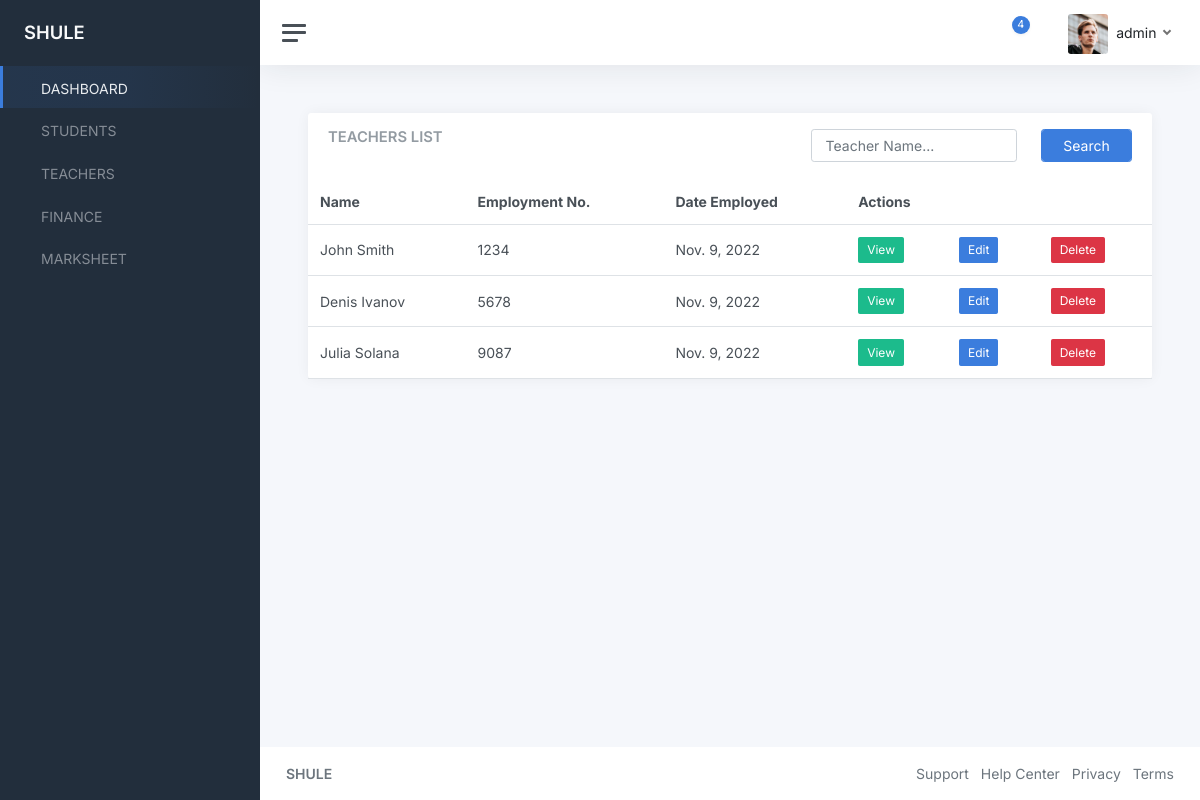
/teachers/ (signed in), run on the app's committed database.
### teachers/models.py (models this page shows, shortened)
class Teacher(models.Model):
    user = models.OneToOneField(User, on_delete=models.CASCADE)
    name = models.CharField(max_length=255)
    employment_number = models.CharField(max_length=255)
    employment_date = models.DateField(null=True)

### teachers/views.py (the view)
# urls.py: path("teachers/", include("teachers.urls")),
def teachers(request):
    teachers = Teacher.objects.all()
    context = {
        "teachers": teachers
    }
    return render(request, "teachers/teachers.html", context)

### templates/teachers/teachers.html (shortened to what this page needs)
{% extends "base.html" %}
{% block content %}
<main class="content">
    <div class="container-fluid p-0">
        <div class="row">
            <div class="col-12 col-lg-12 col-xxl-12 d-flex">
                <div class="card flex-fill">
                    <div class="card-header">
                        <div class="row">
                            <div class="col-7">
                                <h5 class="card-title mb-0">TEACHERS LIST</h5>
                            </div>
                            <div class="col-5">
                                <form method="POST">
                                    <div class="row">
                                        <div class="col-8">
                                            <input type="text" class="form-control" name="search" id="search"
                                                placeholder="Teacher Name..." />
                                        </div>
                                        <div class="col-4">
                                            <div class="form-group">
                                                <input type="submit" class="form-control btn btn-primary"
                                                    value="Search">
                                            </div>
                                        </div>
                                    </div>
                                </form>
                            </div>
                        </div>
                    </div>
                    <table class="table table-hover my-0">
                        <thead>
                            <tr>
                                <th>Name</th>
                                <th>Employment No.</th>
                                <th>Date Employed</th>
                                <th colspan="3">Actions</th>
                            </tr>
                        </thead>
                        <tbody>
                            {% for teacher in teachers %}
                            <tr>
                                <td>{{teacher.name}}</td>
                                <td>{{teacher.employment_number}}</td>
                                <td>{{teacher.employment_date}}</td>
                                <td>
                                    <a href="#"
                                        class="btn btn-sm btn-success">View</a>
                                </td>
                                <td>
                                    <a href="#" class="btn btn-sm btn-primary">Edit</a>
                                </td>
                                <td>
                                    <a href="#" class="btn btn-sm btn-danger">Delete</a>
                                </td>
                            </tr>
                            {% endfor %}
                        </tbody>
                    </table>
                </div>
            </div>
        </div>
    </div>
</main>
{% endblock content %}

### templates/base.html (shortened to what this page needs)
{% load static %}
<!DOCTYPE html>
<html lang="en">
<head>
	<link href="{% static 'admin/css/app.css' %}" rel="stylesheet">
</head>
<body>
	<div class="wrapper">
		<nav id="sidebar" class="sidebar js-sidebar">
			<div class="sidebar-content js-simplebar">
				<a class="sidebar-brand" href="#">
          <span class="align-middle">SHULE</span>
        </a>
				<ul class="sidebar-nav">
					<li class="sidebar-item active">
						<a class="sidebar-link" href="{% url 'home' %}">
               <span class="align-middle">DASHBOARD</span>
            </a>
					</li>
					<li class="sidebar-item">
						<a class="sidebar-link" href="{% url 'students' %}">
               <span class="align-middle">STUDENTS</span>
            </a>
					</li>
					<li class="sidebar-item">
						<a class="sidebar-link" href="{% url 'teachers' %}">
               <span class="align-middle">TEACHERS</span>
            </a>
					</li>
					<li class="sidebar-item">
						<a class="sidebar-link" href="#">
               <span class="align-middle">FINANCE</span>
            </a>
					</li>
			<li class="sidebar-item">
				<a class="sidebar-link" href="{% url 'marksheet' %}">
					 <span class="align-middle">MARKSHEET</span>
				</a>
			</li>
			</ul>
			</div>
		</nav>
		<div class="main">
			<nav class="navbar navbar-expand navbar-light navbar-bg">
				<a class="sidebar-toggle js-sidebar-toggle">
          <i class="hamburger align-self-center"></i>
        </a>
				<div class="navbar-collapse collapse">
					<ul class="navbar-nav navbar-align">
						<li class="nav-item dropdown">
							<a class="nav-icon dropdown-toggle" href="#" id="alertsDropdown" data-bs-toggle="dropdown">
								<div class="position-relative">
									<span class="indicator">4</span>
								</div>
							</a>
						</li>
						<li class="nav-item dropdown">
							<a class="nav-icon dropdown-toggle" href="#" id="messagesDropdown" data-bs-toggle="dropdown">
							</a>
						</li>
						<li class="nav-item dropdown">
							<a class="nav-link dropdown-toggle d-none d-sm-inline-block" href="#" data-bs-toggle="dropdown">
                <img src="{% static 'admin/img/avatars/avatar.jpg' %}" class="avatar img-fluid rounded me-1" alt="Charles Hall" /> <span class="text-dark">{{request.user.username}}</span>
              </a>
						</li>
					</ul>
				</div>
			</nav>
{% block content %}
{% endblock content %}
			<footer class="footer">
				<div class="container-fluid">
					<div class="row text-muted">
						<div class="col-6 text-start">
							<p class="mb-0">
								<a class="text-muted" href="#" target="_blank"><strong>SHULE</strong></a>
							</p>
						</div>
						<div class="col-6 text-end">
							<ul class="list-inline">
								<li class="list-inline-item">
									<a class="text-muted" href="" target="_blank">Support</a>
								</li>
								<li class="list-inline-item">
									<a class="text-muted" href="" target="_blank">Help Center</a>
								</li>
								<li class="list-inline-item">
									<a class="text-muted" href="" target="_blank">Privacy</a>
								</li>
								<li class="list-inline-item">
									<a class="text-muted" href="" target="_blank">Terms</a>
								</li>
							</ul>
						</div>
					</div>
				</div>
			</footer>
		</div>
	</div>
</body>
</html>

### data on the page
Teacher: name "John Smith", employment_number "1234", employment_date "Nov. 9, 2022"
Teacher: name "Denis Ivanov", employment_number "5678", employment_date "Nov. 9, 2022"
Teacher: name "Julia Solana", employment_number "9087", employment_date "Nov. 9, 2022"

### other printed values
{{ request.user.username }} "admin"
